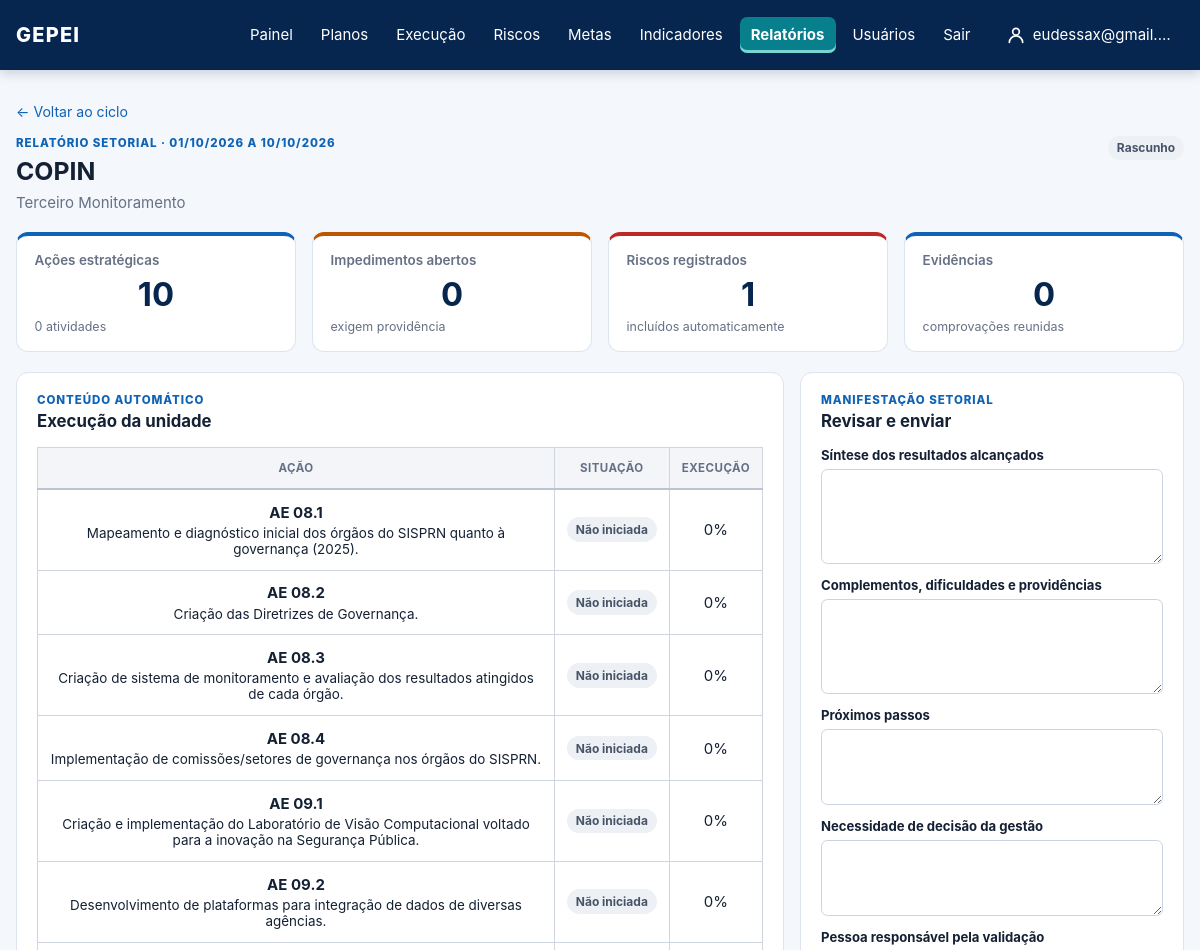
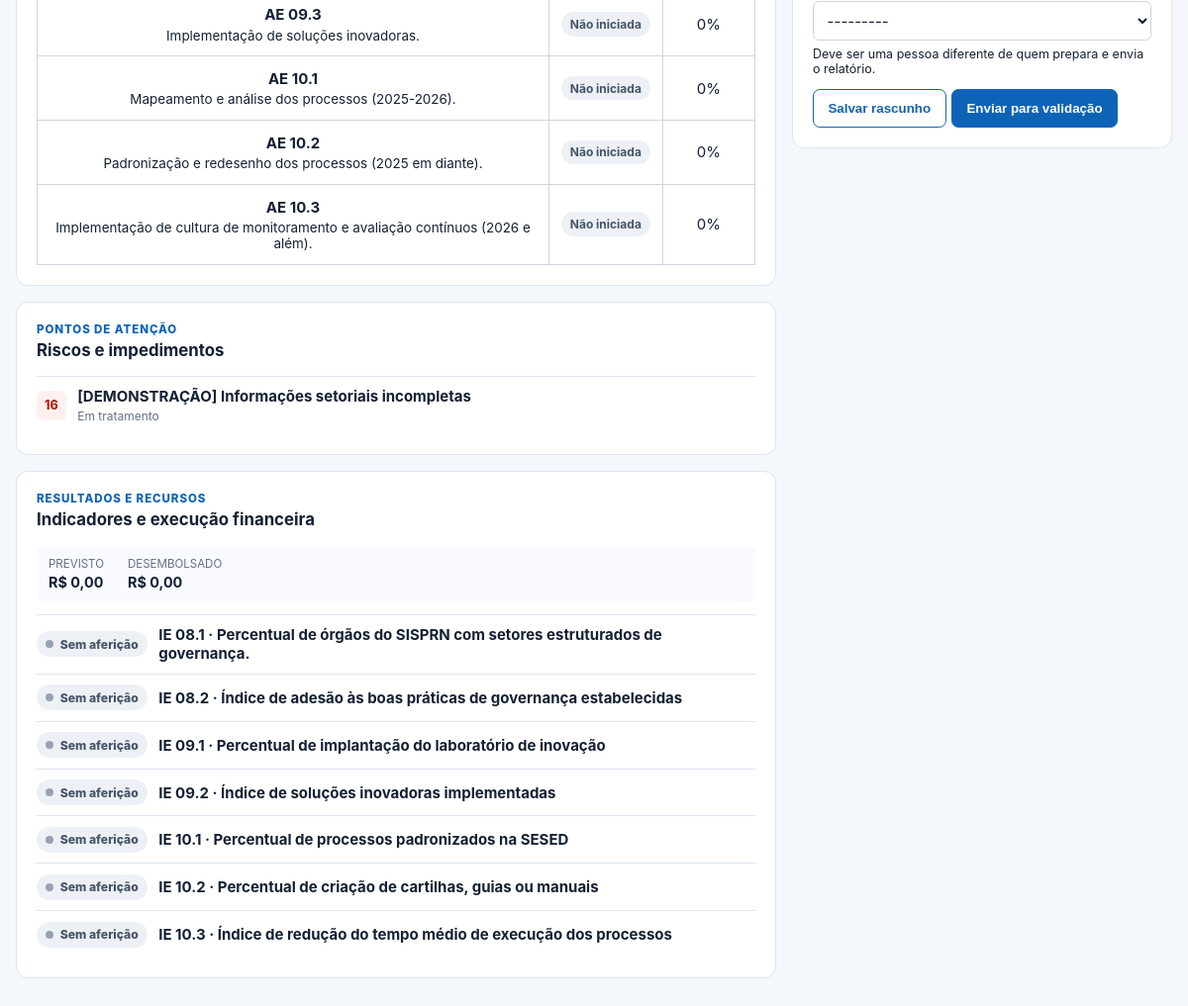
Screenshot of /relatorios/3/setores/4/ (signed in) with the database file from the repository (2 pictures, top to bottom).
### core/models.py (models this page shows, shortened)
class SectorReport(models.Model):
    class Status(models.TextChoices):
        DRAFT = "RASCUNHO", "Rascunho"
        SUBMITTED = "ENVIADO", "Enviado para validação"
        RETURNED = "DEVOLVIDO", "Devolvido para correção"
        APPROVED = "APROVADO", "Aprovado"
        CONSOLIDATED = "CONSOLIDADO", "Consolidado"
    cycle = models.ForeignKey(ReportCycle, on_delete=models.CASCADE, related_name="sector_reports")
    unit = models.ForeignKey(OrganizationalUnit, on_delete=models.PROTECT, related_name="sector_reports")
    prepared_by = models.ForeignKey(
        settings.AUTH_USER_MODEL,
        null=True,
        blank=True,
        on_delete=models.PROTECT,
        related_name="prepared_sector_reports",
    )
    validator = models.ForeignKey(
        settings.AUTH_USER_MODEL,
        null=True,
        blank=True,
        on_delete=models.PROTECT,
        related_name="assigned_sector_reports",
    )
    status = models.CharField(max_length=14, choices=Status.choices, default=Status.DRAFT)
    executive_summary = models.TextField(blank=True)
    complements = models.TextField(blank=True)
    next_steps = models.TextField(blank=True)
    management_decision_needed = models.TextField(blank=True)
    validator_comment = models.TextField(blank=True)
    resubmission_due_date = models.DateField(null=True, blank=True)
    snapshot = models.JSONField(default=dict, blank=True)
    submitted_at = models.DateTimeField(null=True, blank=True)
    validated_at = models.DateTimeField(null=True, blank=True)
    updated_at = models.DateTimeField(auto_now=True)
    class Meta:
        constraints = [models.UniqueConstraint(fields=["cycle", "unit"], name="unique_report_per_cycle_unit")]
        ordering = ["unit__name"]

class ReportCycle(models.Model):
    class Status(models.TextChoices):
        OPEN = "ABERTO", "Aberto para preenchimento"
        CONSOLIDATING = "EM_CONSOLIDACAO", "Em consolidação"
        CLOSED = "ENCERRADO", "Encerrado"
    plan = models.ForeignKey(Plan, on_delete=models.PROTECT, related_name="report_cycles")
    name = models.CharField(max_length=180)
    period_start = models.DateField()
    period_end = models.DateField()
    due_date = models.DateField()
    participating_units = models.ManyToManyField(OrganizationalUnit, related_name="report_cycles")
    status = models.CharField(max_length=18, choices=Status.choices, default=Status.OPEN)
    created_by = models.ForeignKey(settings.AUTH_USER_MODEL, on_delete=models.PROTECT, related_name="created_report_cycles")
    created_at = models.DateTimeField(auto_now_add=True)
    closed_at = models.DateTimeField(null=True, blank=True)
    class Meta:
        ordering = ["-period_end", "-id"]

class OrganizationalUnit(models.Model):
    class UnitType(models.TextChoices):
        ORGAN = "ORGAO", "Órgão"
        UNIT = "UNIDADE", "Unidade"
        SECTOR = "SETOR", "Setor"
    organization = models.ForeignKey(Organization, on_delete=models.PROTECT)
    parent = models.ForeignKey("self", null=True, blank=True, on_delete=models.PROTECT)
    name = models.CharField(max_length=180)
    acronym = models.CharField(max_length=30, blank=True)
    unit_type = models.CharField(max_length=10, choices=UnitType.choices)
    def __str__(self):
        return self.acronym or self.name

class StrategicAction(models.Model):
    class Status(models.TextChoices):
        NOT_STARTED = "NAO_INICIADA", "Não iniciada"
        IN_PROGRESS = "EM_ANDAMENTO", "Em andamento"
        COMPLETED = "CONCLUIDA", "Concluída"
        DELAYED = "ATRASADA", "Atrasada"
        BLOCKED = "BLOQUEADA", "Bloqueada"
        SUSPENDED = "SUSPENSA", "Suspensa"
    artifact = models.ForeignKey(PlanArtifact, on_delete=models.PROTECT, related_name="actions")
    coordinating_unit = models.ForeignKey(OrganizationalUnit, on_delete=models.PROTECT)
    code = models.CharField(max_length=30)
    title = models.CharField(max_length=255)
    description = models.TextField(blank=True)
    due_date = models.DateField(
        null=True,
        blank=True,
        help_text="Preenchido no cronograma operacional; não é inferido da vigência do PEI.",
    )
    status = models.CharField(max_length=15, choices=Status.choices, default=Status.NOT_STARTED)
    progress = models.DecimalField(max_digits=5, decimal_places=2, default=0)
    funding_sources = models.CharField(max_length=255, blank=True)
    participating_units = models.ManyToManyField(OrganizationalUnit, related_name="participating_actions", blank=True)

class Risk(models.Model):
    class Status(models.TextChoices):
        IDENTIFIED = "IDENTIFICADO", "Identificado"
        IN_TREATMENT = "EM_TRATAMENTO", "Em tratamento"
        MONITORING = "EM_MONITORAMENTO", "Em monitoramento"
        MATERIALIZED = "MATERIALIZADO", "Materializado"
        CLOSED = "ENCERRADO", "Encerrado"
    class OccurrenceTiming(models.TextChoices):
        ANY_TIME = "QUALQUER_MOMENTO", "Pode ocorrer a qualquer momento"
        EXPOSURE_WINDOW = "PERIODO", "Durante um período de exposição"
        DATE_OR_MILESTONE = "DATA_MARCO", "Em uma data ou marco provável"
        UNKNOWN = "INDETERMINADO", "Não é possível estimar o momento"
    action = models.ForeignKey(StrategicAction, on_delete=models.CASCADE, related_name="risks")
    activity = models.ForeignKey(Activity, null=True, blank=True, on_delete=models.SET_NULL, related_name="risks")
    owner = models.ForeignKey(settings.AUTH_USER_MODEL, on_delete=models.PROTECT)
    title = models.CharField(max_length=255)
    cause = models.TextField()
    probability = models.PositiveSmallIntegerField()
    impact = models.PositiveSmallIntegerField()
    status = models.CharField(max_length=16, choices=Status.choices, default=Status.IDENTIFIED)
    treatment = models.CharField(max_length=20, blank=True)
    preventive_measure = models.TextField(blank=True)
    contingency_measure = models.TextField(blank=True)
    occurrence_timing = models.CharField(
        max_length=20,
        choices=OccurrenceTiming.choices,
        default=OccurrenceTiming.UNKNOWN,
    )
    exposure_start_date = models.DateField(null=True, blank=True)
    exposure_end_date = models.DateField(null=True, blank=True)
    expected_occurrence_date = models.DateField(null=True, blank=True)
    trigger_description = models.TextField(blank=True)
    @property
    def level(self):
        return self.probability * self.impact

class Indicator(models.Model):
    class Direction(models.TextChoices):
        HIGHER_IS_BETTER = "MAIOR_MELHOR", "Maior é melhor"
        LOWER_IS_BETTER = "MENOR_MELHOR", "Menor é melhor"
        RANGE = "FAIXA", "Faixa esperada"
    class Frequency(models.TextChoices):
        MONTHLY = "MENSAL", "Mensal"
        BIMONTHLY = "BIMESTRAL", "Bimestral"
        QUARTERLY = "TRIMESTRAL", "Trimestral"
        FOUR_MONTHLY = "QUADRIMESTRAL", "Quadrimestral"
        SEMIANNUAL = "SEMESTRAL", "Semestral"
        ANNUAL = "ANUAL", "Anual"
        BIENNIAL = "BIENAL", "Bienal"
        OTHER = "OUTRA", "Outra"
    class IndicatorType(models.TextChoices):
        EFFORT = "ESFORCO", "Esforço"
        RESULT = "RESULTADO", "Resultado"
    code = models.CharField(max_length=30, blank=True)
    name = models.CharField(max_length=255)
    indicator_type = models.CharField(max_length=10, choices=IndicatorType.choices, blank=True)
    description = models.TextField(blank=True)
    formula = models.TextField(blank=True)
    unit_of_measure = models.CharField(max_length=80, blank=True)
    data_source = models.CharField(max_length=255, blank=True)
    frequency = models.CharField(max_length=16, choices=Frequency.choices, default=Frequency.ANNUAL)
    direction = models.CharField(max_length=16, choices=Direction.choices, default=Direction.HIGHER_IS_BETTER)
    baseline = models.CharField(max_length=120, blank=True)
    responsible_unit = models.ForeignKey(
        OrganizationalUnit,
        null=True,
        blank=True,
        on_delete=models.PROTECT,
        related_name="indicators",
    )
    artifacts = models.ManyToManyField(PlanArtifact, related_name="indicators", blank=True)
    targets = models.ManyToManyField(StrategicTarget, related_name="indicators", blank=True)

### core/views.py (the view, shortened to what this page needs)
# urls.py: path("relatorios/<int:cycle_id>/setores/<int:report_id>/", views.sector_report_detail, name="sector_report_detail"),
@login_required
@permission_required("core.view_sectorreport", raise_exception=True)
def sector_report_detail(request, cycle_id, report_id):
    report = get_object_or_404(
        scope_by_unit(SectorReport.objects.all(), request.user, "unit_id").select_related(
            "cycle", "cycle__plan", "unit", "prepared_by", "validator"
        ),
        pk=report_id,
        cycle_id=cycle_id,
    )
    content = _sector_report_content(report)
    report_form = SectorReportForm(instance=report, current_user=request.user)
    validation_form = ReportValidationForm()
    if request.method == "POST":
        _require_permission(request.user, "change_sectorreport")
    return render(
        request,
        "core/sector_report_detail.html",
        {"report": report, "content": content, "report_form": report_form, "validation_form": validation_form},
    )

### templates/core/sector_report_detail.html (shortened to what this page needs)
{% extends "base.html" %}
{% block content %}
  <a class="back-link" href="{% url 'report_cycle_detail' report.cycle.id %}">← Voltar ao ciclo</a>
  <section class="action-detail-heading"><div><p class="eyebrow">Relatório setorial · {{ report.cycle.period_start|date:"d/m/Y" }} a {{ report.cycle.period_end|date:"d/m/Y" }}</p><h1>{{ report.unit.acronym|default:report.unit.name }}</h1><p>{{ report.cycle.name }}</p></div><span class="chip chip-report-{{ report.status|lower }}">{{ report.get_status_display }}</span></section>
  <section class="metrics report-content-metrics">
    <article class="metric-card"><span>Ações estratégicas</span><strong>{{ content.actions|length }}</strong><small>{{ content.activities|length }} atividades</small></article>
    <article class="metric-card metric-warning"><span>Impedimentos abertos</span><strong>{{ content.blockers|length }}</strong><small>exigem providência</small></article>
    <article class="metric-card metric-danger"><span>Riscos registrados</span><strong>{{ content.risks|length }}</strong><small>incluídos automaticamente</small></article>
    <article class="metric-card"><span>Evidências</span><strong>{{ content.evidences|length }}</strong><small>comprovações reunidas</small></article>
  </section>
  <section class="report-detail-grid">
    <div class="report-data-column">
      <article class="panel"><div class="panel-heading"><div><p class="eyebrow">Conteúdo automático</p><h2>Execução da unidade</h2></div></div>
        <div class="responsive-table"><table><thead><tr><th>Ação</th><th>Situação</th><th>Execução</th></tr></thead><tbody>{% for action in content.actions %}<tr><td><strong>{{ action.code }}</strong><span>{{ action.title }}</span></td><td><span class="chip chip-{{ action.status|lower }}">{{ action.get_status_display }}</span></td><td>{{ action.progress|floatformat:"-1" }}%</td></tr>{% empty %}<tr><td colspan="3">Nenhuma ação coordenada por esta unidade.</td></tr>{% endfor %}</tbody></table></div>
      </article>
      <article class="panel"><div class="panel-heading"><div><p class="eyebrow">Pontos de atenção</p><h2>Riscos e impedimentos</h2></div></div>
        <div class="report-attention-list">{% for risk in content.risks %}<div><span class="risk-score {% if risk.level >= 15 %}risk-critical{% elif risk.level >= 10 %}risk-high{% else %}risk-medium{% endif %}">{{ risk.level }}</span><p><strong>{{ risk.title }}</strong><small>{{ risk.get_status_display }}</small></p></div>{% empty %}<p class="strategy-empty">Nenhum risco registrado.</p>{% endfor %}</div>
      </article>
      <article class="panel"><div class="panel-heading"><div><p class="eyebrow">Resultados e recursos</p><h2>Indicadores e execução financeira</h2></div></div>
        <div class="report-financial"><span>Previsto <strong>R$ {{ content.planned_cost|floatformat:"2g" }}</strong></span><span>Desembolsado <strong>R$ {{ content.disbursed_cost|floatformat:"2g" }}</strong></span></div>
        <div class="report-attention-list">{% for row in content.indicator_rows %}<div><span class="signal signal-{{ row.signal.code }}"><i></i>{{ row.signal.label }}</span><p><strong>{{ row.indicator.code }} · {{ row.indicator.name }}</strong>{% if row.signal.measurement %}<small>{{ row.signal.measurement.measured_value }} · {{ row.signal.measurement.reference_period }}</small>{% endif %}</p></div>{% empty %}<p class="strategy-empty">Nenhum indicador sob responsabilidade desta unidade.</p>{% endfor %}</div>
      </article>
    </div>
    <aside class="report-form-column">
      {% if perms.core.change_sectorreport %}<article class="panel"><div class="panel-heading"><div><p class="eyebrow">Manifestação setorial</p><h2>Revisar e enviar</h2></div></div>
        {% if report.cycle.status == "ENCERRADO" %}<p class="form-hint">O ciclo está encerrado e sua fotografia foi preservada.</p>{% else %}<form method="post" class="activity-form">{% csrf_token %}{% for field in report_form %}<div class="form-field"><label for="{{ field.id_for_label }}">{{ field.label }}</label>{{ field }}{% if field.help_text %}<small>{{ field.help_text }}</small>{% endif %}{% for error in field.errors %}<span class="field-error">{{ error }}</span>{% endfor %}</div>{% endfor %}<div class="form-buttons"><button class="button button-secondary" name="operation" value="save" type="submit">Salvar rascunho</button><button class="button button-primary" name="operation" value="submit" type="submit">Enviar para validação</button></div></form>{% endif %}
      </article>{% endif %}
    </aside>
  </section>
{% endblock %}

### templates/base.html (shortened to what this page needs)
{% load static %}
<!doctype html>
<html lang="pt-br">
<head>
  <link rel="stylesheet" href="{% static 'css/gepei.css' %}?v=20261014-6">
</head>
<body>
  <header class="topbar">
    <a class="brand" href="{% url 'dashboard' %}">GEPEI</a>
    {% if user.is_authenticated %}
      <nav>
        <a href="{% url 'dashboard' %}" {% if request.path == '/' %}class="nav-active" aria-current="page"{% endif %}>Painel</a>
        {% if perms.core.view_plan %}<details class="nav-plans{% if '/pei/' in request.path %} nav-active{% endif %}">
          <summary {% if '/pei/' in request.path %}aria-current="page"{% endif %}>Planos</summary>
        </details>{% endif %}
        {% if perms.core.view_actionplan %}<a href="{% url 'action_plan_list' %}" {% if '/planos-de-acao/' in request.path and '/riscos/' not in request.path %}class="nav-active" aria-current="page"{% endif %}>Execução</a>{% endif %}
        {% if perms.core.view_risk %}<a href="{% url 'risk_overview' %}" {% if '/riscos/' in request.path %}class="nav-active" aria-current="page"{% endif %}>Riscos</a>{% endif %}
        {% if perms.core.view_strategictarget %}<a href="{% url 'target_overview' %}" {% if '/metas/' in request.path %}class="nav-active" aria-current="page"{% endif %}>Metas</a>{% endif %}
        {% if perms.core.view_indicator %}<a href="{% url 'indicator_overview' %}" {% if '/indicadores/' in request.path %}class="nav-active" aria-current="page"{% endif %}>Indicadores</a>{% endif %}
        {% if perms.core.view_reportcycle %}<a href="{% url 'report_cycle_overview' %}" {% if '/relatorios/' in request.path %}class="nav-active" aria-current="page"{% endif %}>Relatórios</a>{% endif %}
        {% if perms.auth.view_user or perms.auth.view_group %}
        <details class="nav-plans{% if '/usuarios/' in request.path %} nav-active{% endif %}">
          <summary {% if '/usuarios/' in request.path %}aria-current="page"{% endif %}>Usuários</summary>
        </details>
        {% endif %}
        <form method="post" action="{% url 'logout' %}">
          <button type="submit">Sair</button>
        </form>
        <a class="nav-user{% if request.path == '/minha-conta/' %} nav-active{% endif %}" href="{% url 'profile_edit' %}" title="Minha conta">
          <svg width="20" height="20" viewBox="0 0 24 24" fill="none" stroke="currentColor" stroke-width="2" stroke-linecap="round" stroke-linejoin="round" aria-hidden="true"><circle cx="12" cy="8" r="4"/><path d="M4 21c0-4.4 3.6-8 8-8s8 3.6 8 8"/></svg>
          <span>{{ user.first_name|default:user.username }}</span>
        </a>
      </nav>
    {% endif %}
  </header>
  <main class="container">
    {% block content %}{% endblock %}
  </main>
</body>
</html>

### rows the page displays
SectorReport: cycle.period_start "01/10/2026", cycle.period_end "10/10/2026", unit.acronym "COPIN", cycle.name "Terceiro Monitoramento", status "Rascunho", report_form "---------"
StrategicAction: code "AE 08.1", title "Mapeamento e diagnóstico inicial dos órgãos do SISPRN quanto à governança (2025).", status "Não iniciada", progress "0"
StrategicAction: code "AE 08.2", title "Criação das Diretrizes de Governança.", status "Não iniciada", progress "0"
StrategicAction: code "AE 08.3", title "Criação de sistema de monitoramento e avaliação dos resultados atingidos de cada órgão.", status "Não iniciada", progress "0"
StrategicAction: code "AE 08.4", title "Implementação de comissões/setores de governança nos órgãos do SISPRN.", status "Não iniciada", progress "0"
StrategicAction: code "AE 09.1", title "Criação e implementação do Laboratório de Visão Computacional voltado para a inovação na Segurança Pública.", status "Não iniciada", progress "0"
StrategicAction: code "AE 09.2", title "Desenvolvimento de plataformas para integração de dados de diversas agências.", status "Não iniciada", progress "0"
StrategicAction: code "AE 09.3", title "Implementação de soluções inovadoras.", status "Não iniciada", progress "0"
StrategicAction: code "AE 10.1", title "Mapeamento e análise dos processos (2025-2026).", status "Não iniciada", progress "0"
StrategicAction: code "AE 10.2", title "Padronização e redesenho dos processos (2025 em diante).", status "Não iniciada", progress "0"
StrategicAction: code "AE 10.3", title "Implementação de cultura de monitoramento e avaliação contínuos (2026 e além).", status "Não iniciada", progress "0"
Risk: level "16", title "[DEMONSTRAÇÃO] Informações setoriais incompletas", status "Em tratamento"
Indicator: signal.label "Sem aferição", indicator.code "IE 08.1", indicator.name "Percentual de órgãos do SISPRN com setores estruturados de governança."
Indicator: signal.label "Sem aferição", indicator.code "IE 08.2", indicator.name "Índice de adesão às boas práticas de governança estabelecidas"
Indicator: signal.label "Sem aferição", indicator.code "IE 09.1", indicator.name "Percentual de implantação do laboratório de inovação"
Indicator: signal.label "Sem aferição", indicator.code "IE 09.2", indicator.name "Índice de soluções inovadoras implementadas"
Indicator: signal.label "Sem aferição", indicator.code "IE 10.1", indicator.name "Percentual de processos padronizados na SESED"
Indicator: signal.label "Sem aferição", indicator.code "IE 10.2", indicator.name "Percentual de criação de cartilhas, guias ou manuais"
Indicator: signal.label "Sem aferição", indicator.code "IE 10.3", indicator.name "Índice de redução do tempo médio de execução dos processos"

### other values shown
{{ user.first_name|default:user.username }} "eudessax@gmail.…"
{{ content.actions|length }} "10"
{{ content.activities|length }} "0"
{{ content.blockers|length }} "0"
{{ content.risks|length }} "1"
{{ content.evidences|length }} "0"
{{ content.planned_cost|floatformat:"2g" }} "0,00"
{{ content.disbursed_cost|floatformat:"2g" }} "0,00"
{{ field.label }} "Síntese dos resultados alcançados" "Complementos, dificuldades e providências" "Próximos passos" "Necessidade de decisão da gestão" "Pessoa responsável pela validação"
{{ field.help_text }} "Deve ser uma pessoa diferente de quem prepara e envia o relatório."
